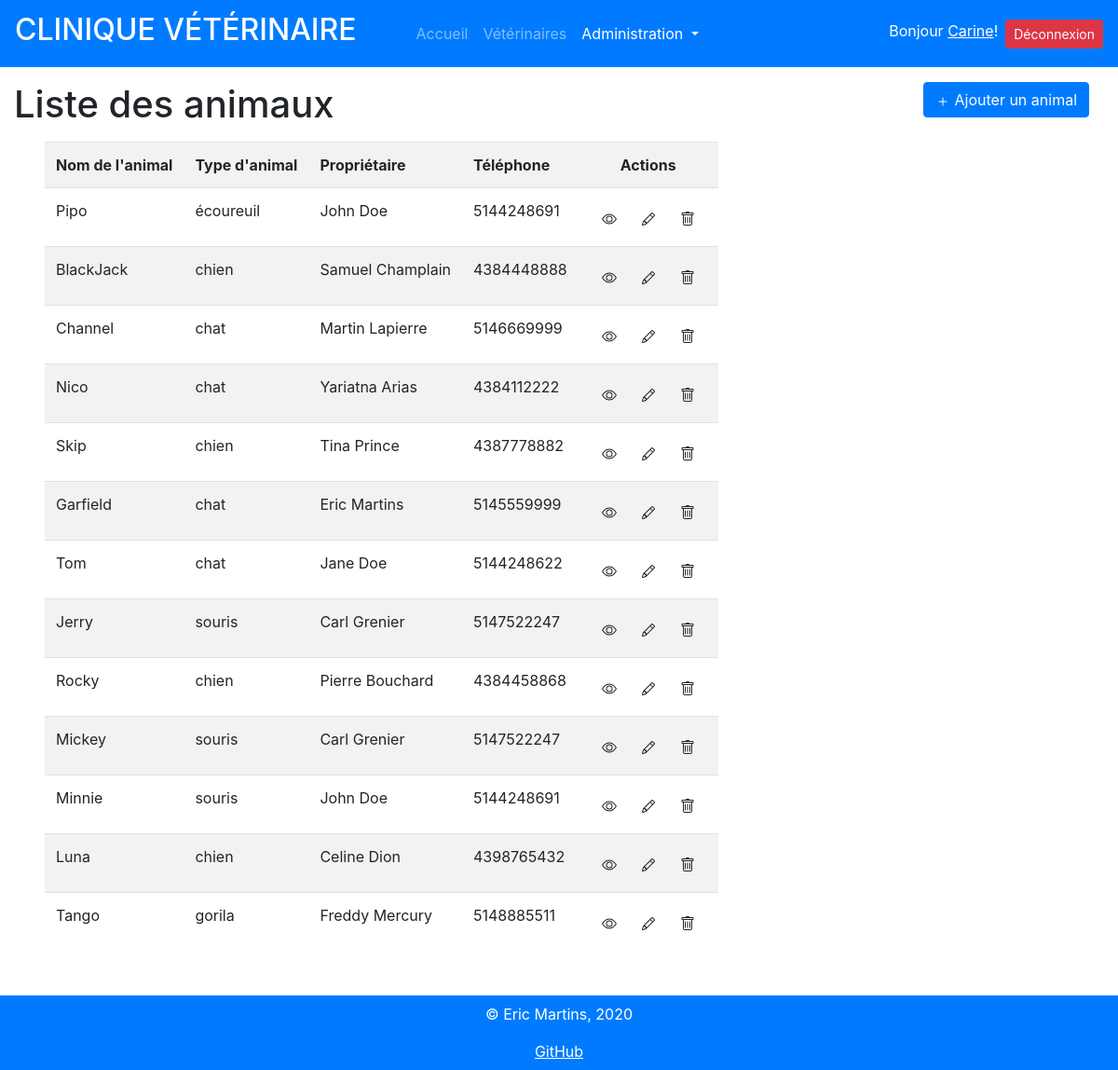
The page /animaux.php (signed in) on the database its author committed.
### tables this page shows
CREATE TABLE `animaux` (
  `id` int(11) NOT NULL,
  `nom` varchar(25) NOT NULL,
  `dateDeNaissance` date NOT NULL,
  `id_type` int(11) NOT NULL,
  `id_proprietairePriorite` int(11) NOT NULL
);

CREATE TABLE `types` (
  `id` int(11) NOT NULL,
  `type` varchar(25) NOT NULL
);

CREATE TABLE `proprietaires` (
  `id` int(11) NOT NULL,
  `nom` varchar(25) NOT NULL,
  `prenom` varchar(25) NOT NULL,
  `adresse` varchar(255) NOT NULL,
  `telephone` varchar(20) NOT NULL
);

### animaux.php (the view, shortened to what this page needs)
<?php
     include_once 'include/header.php';
    include_once "include/config.php";
if(!isset($_SESSION["utilisateur"])) {
  echo '<h1 class="ml-5 mt-5" style="text-transform: uppercase;">Accès refusé !!!</h1>';
  echo '<h4 class="ml-5">Veuillez vous authentifier pour accéder à cette page</h4>';
} else  {
     $mysqli = new mysqli($host, $username, $password, $database);
?>
<div class='container-fluid'>
  <div class='row'>
  <div class='col-md-6 mt-3'>
          <h1>Liste des animaux</h1>
      </div>
    <div class='col-md-6 '>
            <button class="btn btn-primary float-right m-3" aria-label="Ajouter un animal" data-toggle="modal" data-target="#modalAjoutAnimal">
            Ajouter un animal
          </button>
      </div>
  </div>
</div>
<?php
    $res = $mysqli->query(" SELECT animaux.id, animaux.nom AS nomAnimal, types.type AS typeAnimal, CONCAT(proprietaires.prenom, ' ' , proprietaires.nom) AS nomProprietaire, proprietaires.telephone AS telephoneProprietaire FROM animaux
                            INNER JOIN types ON animaux.id_type=types.id
                            INNER JOIN proprietaires ON animaux.id_proprietairePriorite=proprietaires.id");
    echo "<table class='mt-2 ml-5 table table-striped w-auto'>";
    echo "<tr>";
    echo "<th>Nom de l'animal</th>";
    echo "<th>Type d'animal</th>";
    echo "<th>Propriétaire</th>";
    echo "<th>Téléphone</th>";
    echo "<th class='text-center'>Actions</th>";
    echo "</tr>";
    while ($row = $res->fetch_assoc()) {
        echo "<tr>";
        echo "<td>" . $row["nomAnimal"] . "</td>";
        echo "<td>" . $row["typeAnimal"] . "</td>";
        echo "<td>" . $row["nomProprietaire"] . "</td>";
        echo "<td>" . $row["telephoneProprietaire"] . "</td>";
        echo '<td class="text-center">';
        echo '<button class="btn btn-default boutonAfficher" data-toggle="modal" data-id="' . $row["id"] . '" data-target="#modalAffichage">';
        echo '</button>';
        echo '<button class="btn btn-default boutonMAJ" data-toggle="modal" data-id="' . $row["id"] . '" data-target="#modalMAJ">';
        echo '</button>';
        echo '<button type="button" class="btn btn-default boutonSupprimer" data-toggle="modal" data-id="' . $row["id"] . '" data-target="#modalSuppr">';
        echo '</button>';
      echo '</td>';
      echo '</tr>';
    }
    echo "</table>";
?>
<?php
}
  include_once 'include/footer.php';
?>

### rows shown on the page
animaux: nom "Pipo", id_type.type "écoureuil", nomProprietaire "John Doe", id_proprietairePriorite.telephone "5144248691"
animaux: nom "BlackJack", id_type.type "chien", nomProprietaire "Samuel Champlain", id_proprietairePriorite.telephone "4384448888"
animaux: nom "Channel", id_type.type "chat", nomProprietaire "Martin Lapierre", id_proprietairePriorite.telephone "5146669999"
animaux: nom "Nico", id_type.type "chat", nomProprietaire "Yariatna Arias", id_proprietairePriorite.telephone "4384112222"
animaux: nom "Skip", id_type.type "chien", nomProprietaire "Tina Prince", id_proprietairePriorite.telephone "4387778882"
animaux: nom "Garfield", id_type.type "chat", nomProprietaire "Eric Martins", id_proprietairePriorite.telephone "5145559999"
animaux: nom "Tom", id_type.type "chat", nomProprietaire "Jane Doe", id_proprietairePriorite.telephone "5144248622"
animaux: nom "Jerry", id_type.type "souris", nomProprietaire "Carl Grenier", id_proprietairePriorite.telephone "5147522247"
animaux: nom "Rocky", id_type.type "chien", nomProprietaire "Pierre Bouchard", id_proprietairePriorite.telephone "4384458868"
animaux: nom "Mickey", id_type.type "souris", nomProprietaire "Carl Grenier", id_proprietairePriorite.telephone "5147522247"
animaux: nom "Minnie", id_type.type "souris", nomProprietaire "John Doe", id_proprietairePriorite.telephone "5144248691"
animaux: nom "Luna", id_type.type "chien", nomProprietaire "Celine Dion", id_proprietairePriorite.telephone "4398765432"
animaux: nom "Tango", id_type.type "gorila", nomProprietaire "Freddy Mercury", id_proprietairePriorite.telephone "5148885511"

### other values the page prints
$_SESSION["utilisateur"] "Carine"
